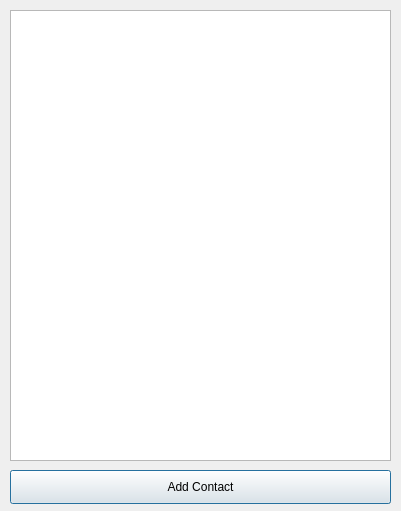
<?xml version="1.0" encoding="UTF-8"?>
<ui version="4.0">
 <class>ContactsWindow</class>
 <widget class="QDialog" name="ContactsWindow">
  <property name="geometry">
   <rect>
    <x>0</x>
    <y>0</y>
    <width>401</width>
    <height>511</height>
   </rect>
  </property>
  <property name="windowTitle">
   <string>Contacts</string>
  </property>
  <property name="windowIcon">
   <iconset>
    <normaloff>../../../../usr/local/share/ksms/icon.png</normaloff>../../../../usr/local/share/ksms/icon.png</iconset>
  </property>
  <widget class="QTableView" name="ContactsList">
   <property name="geometry">
    <rect>
     <x>10</x>
     <y>10</y>
     <width>381</width>
     <height>451</height>
    </rect>
   </property>
   <property name="frameShadow">
    <enum>QFrame::Sunken</enum>
   </property>
   <property name="horizontalScrollBarPolicy">
    <enum>Qt::ScrollBarAlwaysOff</enum>
   </property>
   <property name="autoScroll">
    <bool>true</bool>
   </property>
   <property name="tabKeyNavigation">
    <bool>false</bool>
   </property>
   <property name="showGrid">
    <bool>false</bool>
   </property>
   <property name="wordWrap">
    <bool>false</bool>
   </property>
   <property name="cornerButtonEnabled">
    <bool>false</bool>
   </property>
   <attribute name="horizontalHeaderVisible">
    <bool>false</bool>
   </attribute>
   <attribute name="horizontalHeaderHighlightSections">
    <bool>false</bool>
   </attribute>
   <attribute name="verticalHeaderVisible">
    <bool>false</bool>
   </attribute>
   <attribute name="verticalHeaderHighlightSections">
    <bool>false</bool>
   </attribute>
  </widget>
  <widget class="QPushButton" name="addContactButton">
   <property name="geometry">
    <rect>
     <x>10</x>
     <y>470</y>
     <width>381</width>
     <height>34</height>
    </rect>
   </property>
   <property name="text">
    <string>Add Contact</string>
   </property>
  </widget>
  <widget class="QPushButton" name="okayButton">
   <property name="geometry">
    <rect>
     <x>310</x>
     <y>470</y>
     <width>81</width>
     <height>34</height>
    </rect>
   </property>
   <property name="text">
    <string>Okay</string>
   </property>
  </widget>
  <widget class="QLineEdit" name="nameTextEdit">
   <property name="geometry">
    <rect>
     <x>10</x>
     <y>470</y>
     <width>141</width>
     <height>32</height>
    </rect>
   </property>
   <property name="placeholderText">
    <string>Name</string>
   </property>
  </widget>
  <widget class="QLineEdit" name="numberTextEdit">
   <property name="geometry">
    <rect>
     <x>160</x>
     <y>470</y>
     <width>141</width>
     <height>32</height>
    </rect>
   </property>
   <property name="placeholderText">
    <string>Number</string>
   </property>
  </widget>
  <zorder>ContactsList</zorder>
  <zorder>okayButton</zorder>
  <zorder>nameTextEdit</zorder>
  <zorder>numberTextEdit</zorder>
  <zorder>addContactButton</zorder>
 </widget>
 <resources/>
 <connections/>
</ui>
